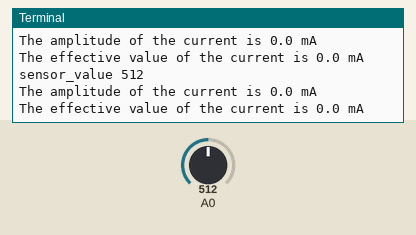
Simulated run of this program. Board: Raspberry Pi (BCM pin numbers) with a GrovePi. Parts: the last lines printed to the terminal. Inputs (shaded band) come from the test bench; at power-on: A0 = 512 (analog values on the 0–1023 scale).

Above: at 1.2 s.
1.3 s: A0 set to 716
At 2.6 s:
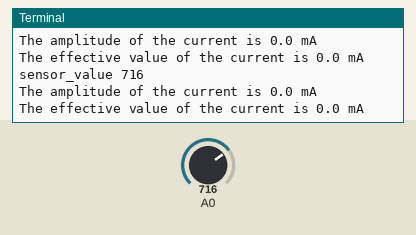
2.8 s: A0 set to 900
At 3.8 s:
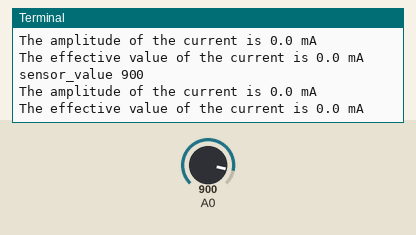
Timing chart, 0 to 5.8 s (numbered marks = the images above; inputs shaded):
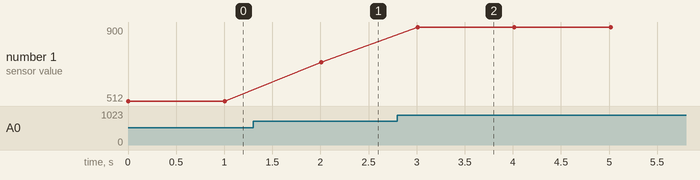

The program:

Electricity_Sensor.py
```python
import time
import grovepi

# Connect the Grove Electricity Sensor to analog port A0
# SIG,NC,NC,GND
sensor = 0

grovepi.pinMode(sensor,"INPUT")

# Vcc of the grove interface is normally 5v
grove_vcc = 5

while True:
    try:
        # Get sensor value
        sensor_value = grovepi.analogRead(sensor)

        # Calculate amplitude current (mA)
        amplitude_current = (float)(sensor_value / 1024 * grove_vcc / 800 * 2000000)

        # Calculate effective value (mA)
        effective_value = amplitude_current / 1.414

        # minimum_current = 1 / 1024 * grove_vcc / 800 * 2000000 / 1.414 = 8.6(mA)
        # Only for sinusoidal alternating current

        print "sensor_value", sensor_value
        print "The amplitude of the current is", amplitude_current, "mA"
        print "The effective value of the current is", effective_value, "mA"
        time.sleep(1)

    except IOError:
        print "Error"
```

Measured:
- after the input at 1.3 s, the terminal: prints a new line after 0.71 s (image 1)
- after the input at 2.8 s, the terminal: prints a new line after 0.21 s (image 2)
- plotted number 1: 512 → 716 after the input at 1.3 s, 716 → 900 after the input at 2.8 s
